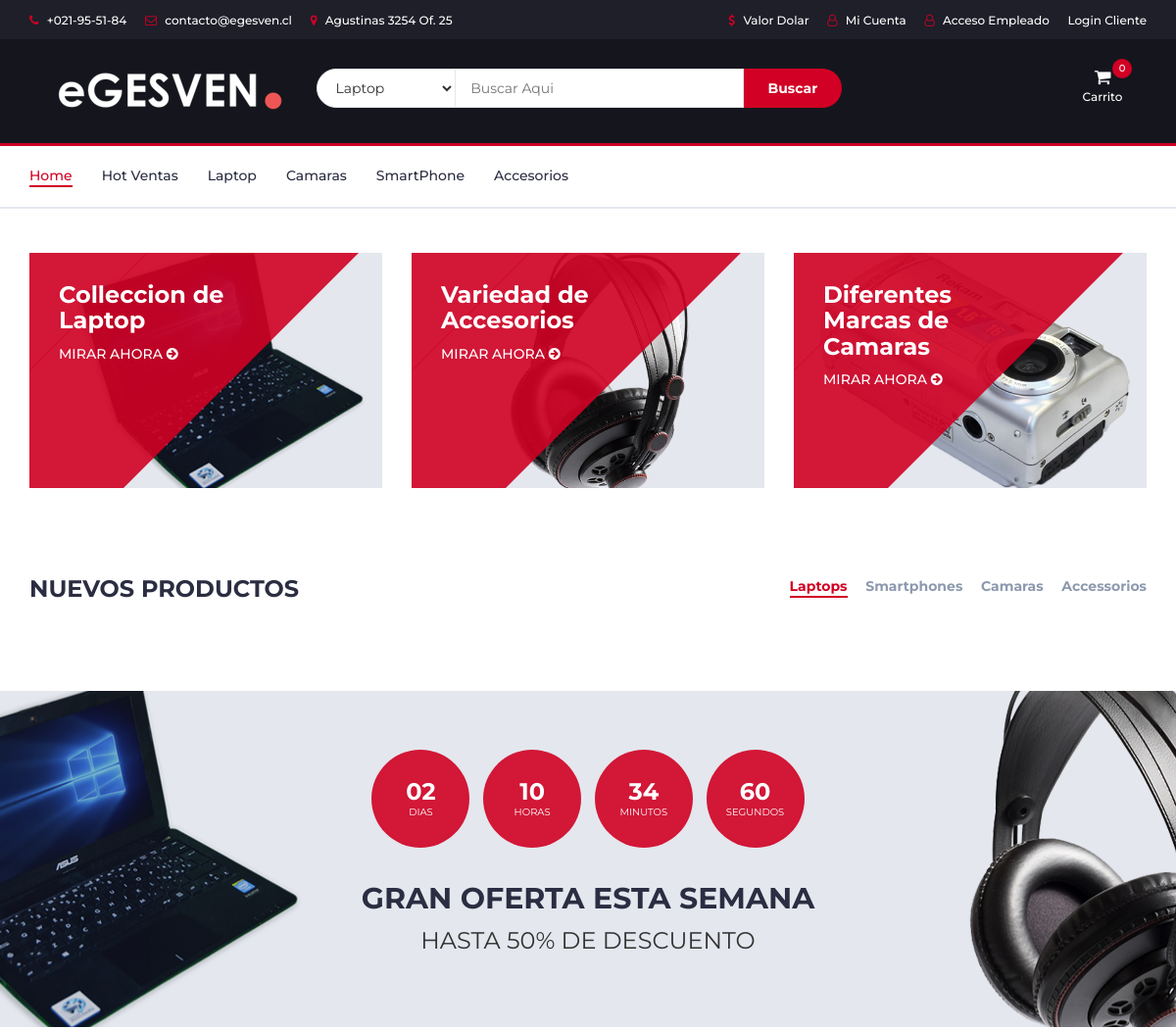
The app's page / (upper part), older data.
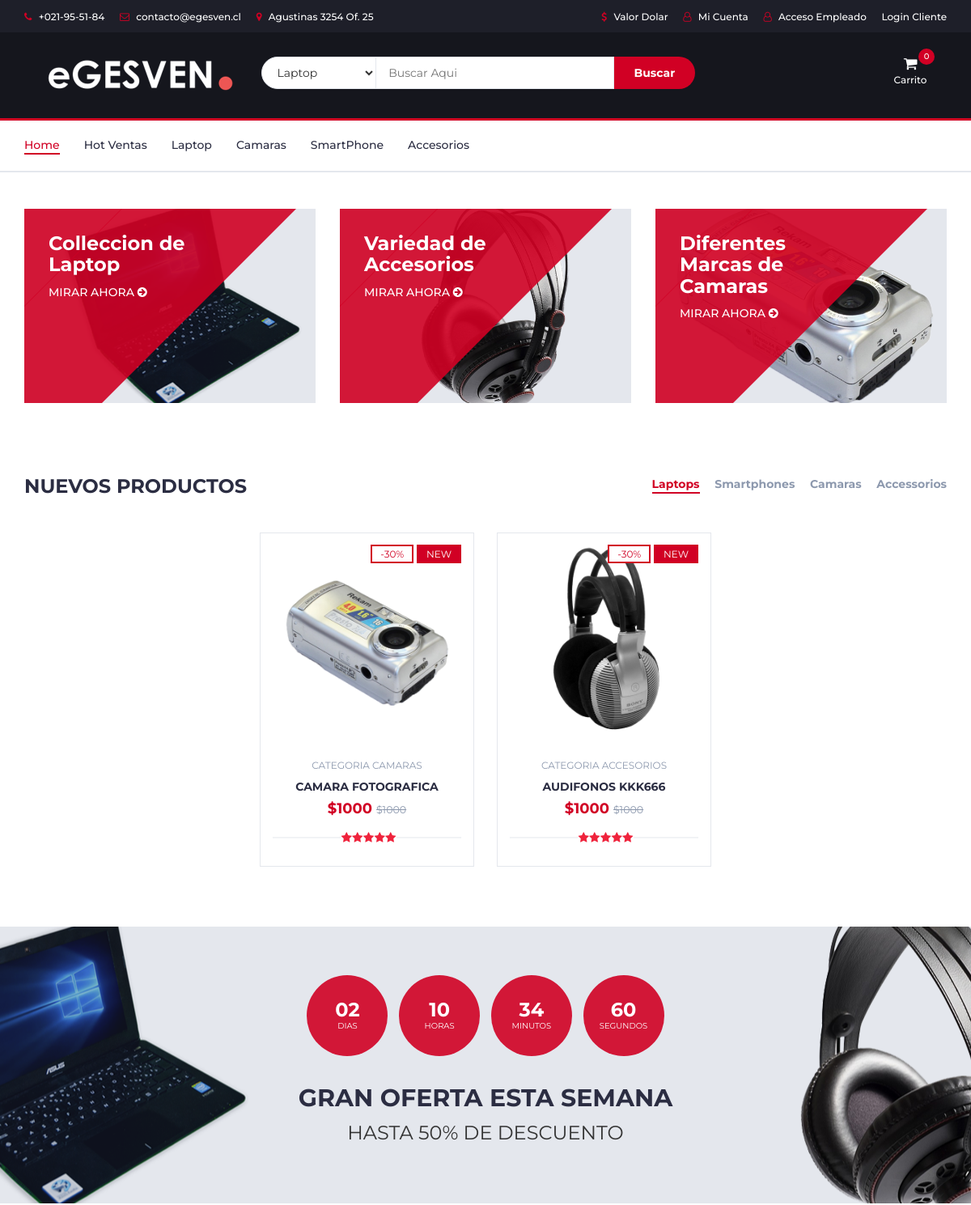
The same page, newer data.
### web/models.py (models this page shows, shortened)
class Categoria(models.Model):
    idcategoria = models.AutoField(primary_key=True)
    descripcion = models.CharField(max_length=50)

class Productos(models.Model):
    idproducto = models.AutoField(primary_key=True)
    nombre = models.CharField(max_length=60)
    descripcion = models.CharField(max_length=100)
    precio = models.IntegerField()
    stock = models.IntegerField()
    foto = models.ImageField(upload_to='fotos',default='fotos/no-disponible.jpg')
    valoracion = models.IntegerField()
    idcategoria = models.ForeignKey(Categoria, models.DO_NOTHING, db_column='idcategoria')

### web/views.py (the view)
# urls.py: path('', index,name='IND'),
def index(request):
    lista_recuperada=request.session.get('carrito',[])
    contexto={}
    categorias=Categoria.objects.all()
    contexto["categorias"]=categorias
    productos= Productos.objects.all()
    contexto["productos"]=productos
    contexto["carrito"]=lista_recuperada
    return render(request,'index.html',contexto)

### web/templates/index.html (shortened to what the changed rows need)
{% load static %}
<!DOCTYPE html>
<html lang="en">
  <head>
    <link
      type="text/css"
      rel="stylesheet"
      href="{% static 'css/bootstrap.min.css' %}"
    />
    <link
      type="text/css"
      rel="stylesheet"
      href="{% static 'css/slick.css' %}"
    />
    <link
      type="text/css"
      rel="stylesheet"
      href="{% static 'css/slick-theme.css' %}"
    />
    <link
      type="text/css"
      rel="stylesheet"
      href="{% static 'css/nouislider.min.css' %}"
    />
    <link rel="stylesheet" href="{% static 'css/font-awesome.min.css' %}" />
    <link
      type="text/css"
      rel="stylesheet"
      href="{% static 'css/style.css' %}"
    />
  </head>
  <body>
    <nav id="navigation">
      <div class="container">
        <div id="responsive-nav">
          <ul class="main-nav nav navbar-nav">
            {% for cate in categorias %}
            <li><a href="#">{{cate.descripcion}}</a></li>
            {% endfor %}
          </ul>
        </div>
      </div>
    </nav>
    <div class="section">
      <div class="container">
        <div class="row">
          <div class="col-md-12">
            <div class="row">
              <div class="products-tabs">
                <div id="tab1" class="tab-pane active">
                  <div class="products-slick" data-nav="#slick-nav-1">
                    {% for pr in productos %}
                    <div class="product">
                      <div class="product-img">
                        <img src="{{pr.foto.url}}" alt="" />
                        <div class="product-label">
                          <span class="sale">-30%</span>
                          <span class="new">NEW</span>
                        </div>
                      </div>
                      <div class="product-body">
                        <p class="product-category">
                          Categoria {{pr.idcategoria.descripcion}}
                        </p>
                        <h3 class="product-name">
                          <a href="{% url 'V_PRO' pr.idproducto %}">{{pr.nombre}}</a>
                        </h3>
                        <h4 class="product-price">
                          ${{pr.precio}}
                          <del class="product-old-price">${{pr.precio}}</del>
                        </h4>
                        <div class="product-rating">
                          <i class="fa fa-star"></i>
                          <i class="fa fa-star"></i>
                          <i class="fa fa-star"></i>
                          <i class="fa fa-star"></i>
                          <i class="fa fa-star"></i>
                        </div>
                      </div>
                      <div class="add-to-cart">
						{% if user.is_authenticated %}
						<button class="add-to-cart-btn" onclick="agregar({{pr.idproducto}})">
                          <i class="fa fa-shopping-cart"></i> Agregar Carrito
                        </button>
						{% else %}
						<button class="add-to-cart-btn">
                        </button>
						{% endif %}
                      </div>
                    </div>
                    {% endfor %}
                  </div>
                </div>
              </div>
            </div>
          </div>
        </div>
      </div>
    </div>
    <div id="hot-deal" class="section">
      <div class="container">
        <div class="row">
          <div class="col-md-12">
            <div class="hot-deal">
              <h2 class="text-uppercase">Gran Oferta esta Semana</h2>
            </div>
          </div>
        </div>
      </div>
    </div>
  </body>
</html>

Row changes from the older to the newer data that the page shows:
added Productos: foto (picture), idcategoria.descripcion "CAMARAS", nombre "CAMARA FOTOGRAFICA", precio "1000"
added Productos: foto (picture), idcategoria.descripcion "ACCESORIOS", nombre "AUDIFONOS KKK666", precio "1000"
